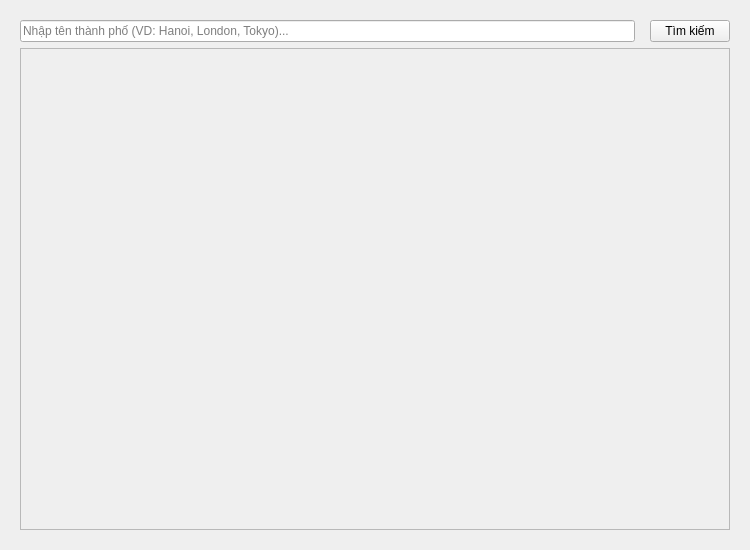
<?xml version="1.0" encoding="UTF-8"?>
<ui version="4.0">
 <class>MainWindow</class>
 <widget class="QMainWindow" name="MainWindow">
  <property name="geometry">
   <rect>
    <x>0</x>
    <y>0</y>
    <width>750</width>
    <height>550</height>
   </rect>
  </property>
  <property name="windowTitle">
   <string>Ứng dụng Dự báo Thời tiết</string>
  </property>
  <property name="styleSheet">
   <string notr="true">
    QMainWindow {
        background-color: #F0F4F8;
    }
    
    QLineEdit#cityInput {
        background-color: #ffffff;
        border: 2px solid #2b2b2b;
        border-radius: 12px;
        padding: 10px 15px;
        font-size: 13pt;
        color: #333333;
    }
    QLineEdit#cityInput:focus {
        border: 2px solid #00aaff;
    }
    
    QPushButton#searchBtn {
        background-color: #0078D4;
        color: white;
        border: none;
        border-radius: 12px;
        padding: 10px 20px;
        font-size: 13pt;
        font-weight: bold;
    }
    QPushButton#searchBtn:hover { background-color: #33bbff; }
    QPushButton#searchBtn:pressed { background-color: #33bbff; }

    /* Sửa bo góc cho ScrollArea và làm trong suốt nền để thấy ảnh background */
    QScrollArea#scrollArea {
        border: 2px solid #2b2b2b;
        border-radius: 12px;
        background-color: transparent;
    }

    QScrollArea#scrollArea > QWidget > QWidget {
        background: transparent;
        border: none;
    }

    #scrollAreaWidgetContents {
        background-color: transparent;
        border-radius: 10px; 
        border: none;
    }

    QScrollBar:vertical {
        border: none;
        background: #F0F4F8;
        width: 10px;
        margin: 2px;
        border-radius: 5px;
    }
    QScrollBar::handle:vertical {
        background: #00aaff;
        border-radius: 5px;
        min-height: 20px;
    }
    QScrollBar::add-line:vertical, QScrollBar::sub-line:vertical { height: 0px; }
   </string>
  </property>
  <widget class="QWidget" name="centralwidget">
   <layout class="QVBoxLayout" name="verticalLayout">
    <property name="leftMargin"><number>20</number></property>
    <property name="topMargin"><number>20</number></property>
    <property name="rightMargin"><number>20</number></property>
    <property name="bottomMargin"><number>20</number></property>
    <item>
     <layout class="QHBoxLayout" name="searchLayout">
      <property name="spacing"><number>15</number></property>
      <item>
       <widget class="QLineEdit" name="cityInput">
        <property name="placeholderText">
         <string>Nhập tên thành phố (VD: Hanoi, London, Tokyo)...</string>
        </property>
       </widget>
      </item>
      <item>
       <widget class="QPushButton" name="searchBtn">
        <property name="cursor">
         <cursorShape>PointingHandCursor</cursorShape>
        </property>
        <property name="text">
         <string>Tìm kiếm</string>
        </property>
       </widget>
      </item>
     </layout>
    </item>
    <item>
     <widget class="QScrollArea" name="scrollArea">
      <property name="widgetResizable"><bool>true</bool></property>
      <widget class="QWidget" name="scrollAreaWidgetContents">
       <layout class="QVBoxLayout" name="forecastContainer">
        <property name="spacing"><number>15</number></property>
       </layout>
      </widget>
     </widget>
    </item>
   </layout>
  </widget>
 </widget>
</ui>
